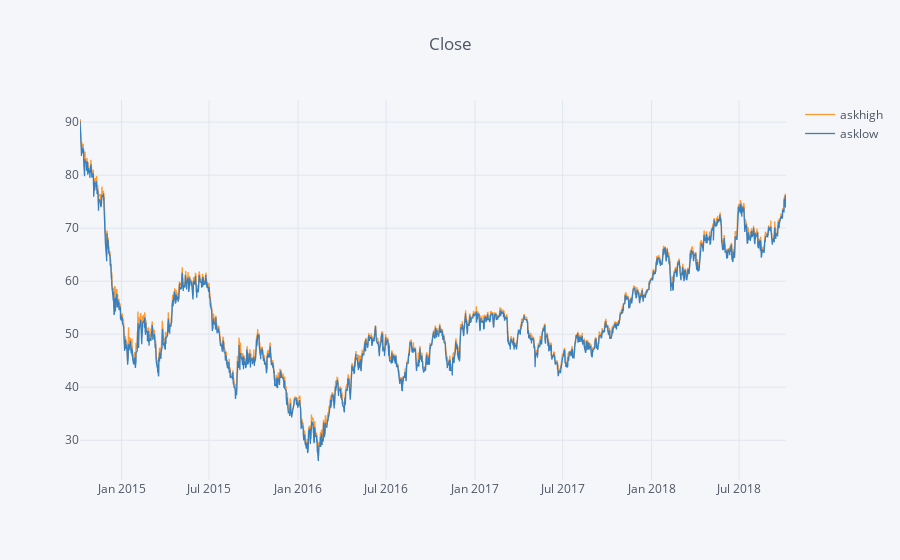

The code cell stored with this chart in its notebook:
### Code cell
iplot(data[['askhigh','asklow']].iplot(asFigure=True,title='Close'))

### Figure 1 — Plotly figure (JSON) as saved in the notebook; plotly's stock layout.template omitted (floating-point values rounded to 4 significant figures; data arrays with more than 128 entries replaced by an {"elided": "..."} marker saying what was removed)
{"data": [{"line": {"color": "rgba(255, 153, 51, 1.0)", "dash": "solid", "shape": "linear", "width": 1.3}, "mode": "lines", "name": "askhigh", "text": "", "type": "scatter", "uid": "92a14048-ccc3-11e8-b8f9-6c3be585e63c", "x": {"elided": "6054 str values"}, "y": {"elided": "6054 float values"}}, {"line": {"color": "rgba(55, 128, 191, 1.0)", "dash": "solid", "shape": "linear", "width": 1.3}, "mode": "lines", "name": "asklow", "text": "", "type": "scatter", "uid": "92a14049-ccc3-11e8-9142-6c3be585e63c", "x": {"elided": "6054 str values"}, "y": {"elided": "6054 float values"}}], "layout": {"legend": {"bgcolor": "#F5F6F9", "font": {"color": "#4D5663"}}, "paper_bgcolor": "#F5F6F9", "plot_bgcolor": "#F5F6F9", "title": "Close", "titlefont": {"color": "#4D5663"}, "xaxis": {"gridcolor": "#E1E5ED", "showgrid": true, "tickfont": {"color": "#4D5663"}, "title": "", "titlefont": {"color": "#4D5663"}, "zerolinecolor": "#E1E5ED"}, "yaxis": {"gridcolor": "#E1E5ED", "showgrid": true, "tickfont": {"color": "#4D5663"}, "title": "", "titlefont": {"color": "#4D5663"}, "zerolinecolor": "#E1E5ED"}}}
